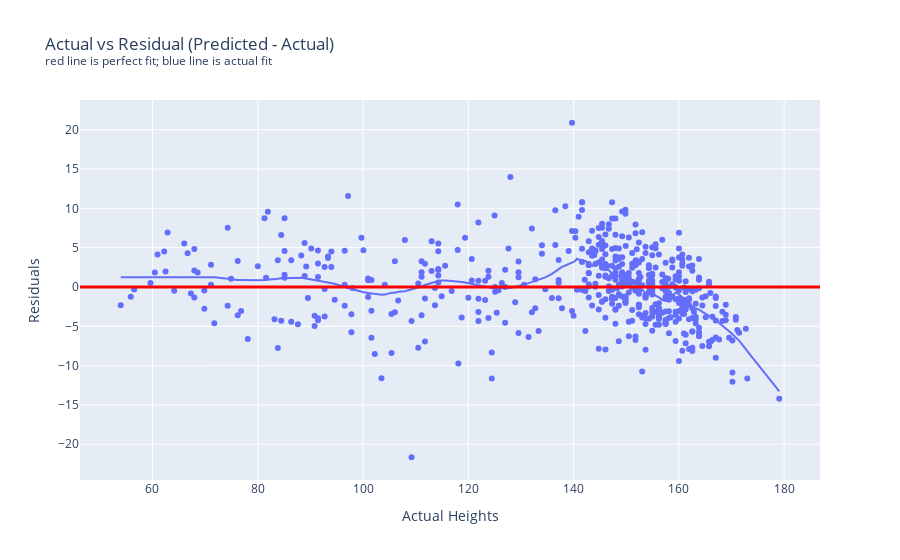

Here is the notebook cell this chart was saved with:
### Markdown cell above
## Residuals

### Code cell
temp = data.copy()
temp.rename(columns={'height': "Actual Heights"}, inplace=True)
temp["Residuals"] = posterior_target_point_predictions - temp['Actual Heights']

fig = px.scatter(
    temp,
    x="Actual Heights",
    y="Residuals",
    trendline='lowess',
    trendline_options=dict(frac=0.1),
    title="Actual vs Residual (Predicted - Actual)<br><sup>red line is perfect fit; blue line is actual fit</sup>",
)
fig.add_hline(y=0, line_width=3, line_color="red")
fig

### Figure 1 — Plotly figure (JSON) as saved in the notebook; plotly's stock layout.template omitted (floating-point values rounded to 4 significant figures; data arrays with more than 128 entries replaced by an {"elided": "..."} marker saying what was removed)
{"data": [{"hovertemplate": "Actual Heights=%{x}<br>Residuals=%{y}<extra></extra>", "legendgroup": "", "marker": {"color": "#636efa", "symbol": "circle"}, "mode": "markers", "name": "", "orientation": "v", "showlegend": false, "type": "scatter", "x": {"elided": "544 float values"}, "xaxis": "x", "y": {"elided": "544 float values"}, "yaxis": "y"}, {"hovertemplate": "<b>LOWESS trendline</b><br><br>Actual Heights=%{x}<br>Residuals=%{y} <b>(trend)</b><extra></extra>", "legendgroup": "", "marker": {"color": "#636efa", "symbol": "circle"}, "mode": "lines", "name": "", "showlegend": false, "type": "scatter", "x": {"elided": "544 float values"}, "xaxis": "x", "y": {"elided": "544 float values"}, "yaxis": "y"}], "layout": {"legend": {"tracegroupgap": 0}, "shapes": [{"line": {"color": "red", "width": 3}, "type": "line", "x0": 0, "x1": 1, "xref": "x domain", "y0": 0, "y1": 0, "yref": "y"}], "title": {"text": "Actual vs Residual (Predicted - Actual)<br><sup>red line is perfect fit; blue line is actual fit</sup>"}, "xaxis": {"anchor": "y", "domain": [0, 1], "title": {"text": "Actual Heights"}}, "yaxis": {"anchor": "x", "domain": [0, 1], "title": {"text": "Residuals"}}}}
